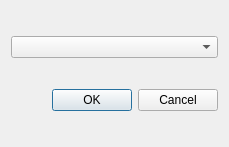
<?xml version="1.0" encoding="UTF-8"?>
<ui version="4.0">
 <class>ConnectCamera</class>
 <widget class="QDialog" name="ConnectCamera">
  <property name="geometry">
   <rect>
    <x>0</x>
    <y>0</y>
    <width>229</width>
    <height>147</height>
   </rect>
  </property>
  <property name="windowTitle">
   <string>Dialog</string>
  </property>
  <layout class="QVBoxLayout" name="verticalLayout">
   <item>
    <widget class="QComboBox" name="comboBox_CameraSelect"/>
   </item>
   <item>
    <widget class="QDialogButtonBox" name="buttonBox">
     <property name="orientation">
      <enum>Qt::Horizontal</enum>
     </property>
     <property name="standardButtons">
      <set>QDialogButtonBox::Cancel|QDialogButtonBox::Ok</set>
     </property>
    </widget>
   </item>
  </layout>
 </widget>
 <resources/>
 <connections>
  <connection>
   <sender>buttonBox</sender>
   <signal>accepted()</signal>
   <receiver>ConnectCamera</receiver>
   <slot>accept()</slot>
   <hints>
    <hint type="sourcelabel">
     <x>248</x>
     <y>254</y>
    </hint>
    <hint type="destinationlabel">
     <x>157</x>
     <y>274</y>
    </hint>
   </hints>
  </connection>
  <connection>
   <sender>buttonBox</sender>
   <signal>rejected()</signal>
   <receiver>ConnectCamera</receiver>
   <slot>reject()</slot>
   <hints>
    <hint type="sourcelabel">
     <x>316</x>
     <y>260</y>
    </hint>
    <hint type="destinationlabel">
     <x>286</x>
     <y>274</y>
    </hint>
   </hints>
  </connection>
 </connections>
</ui>
